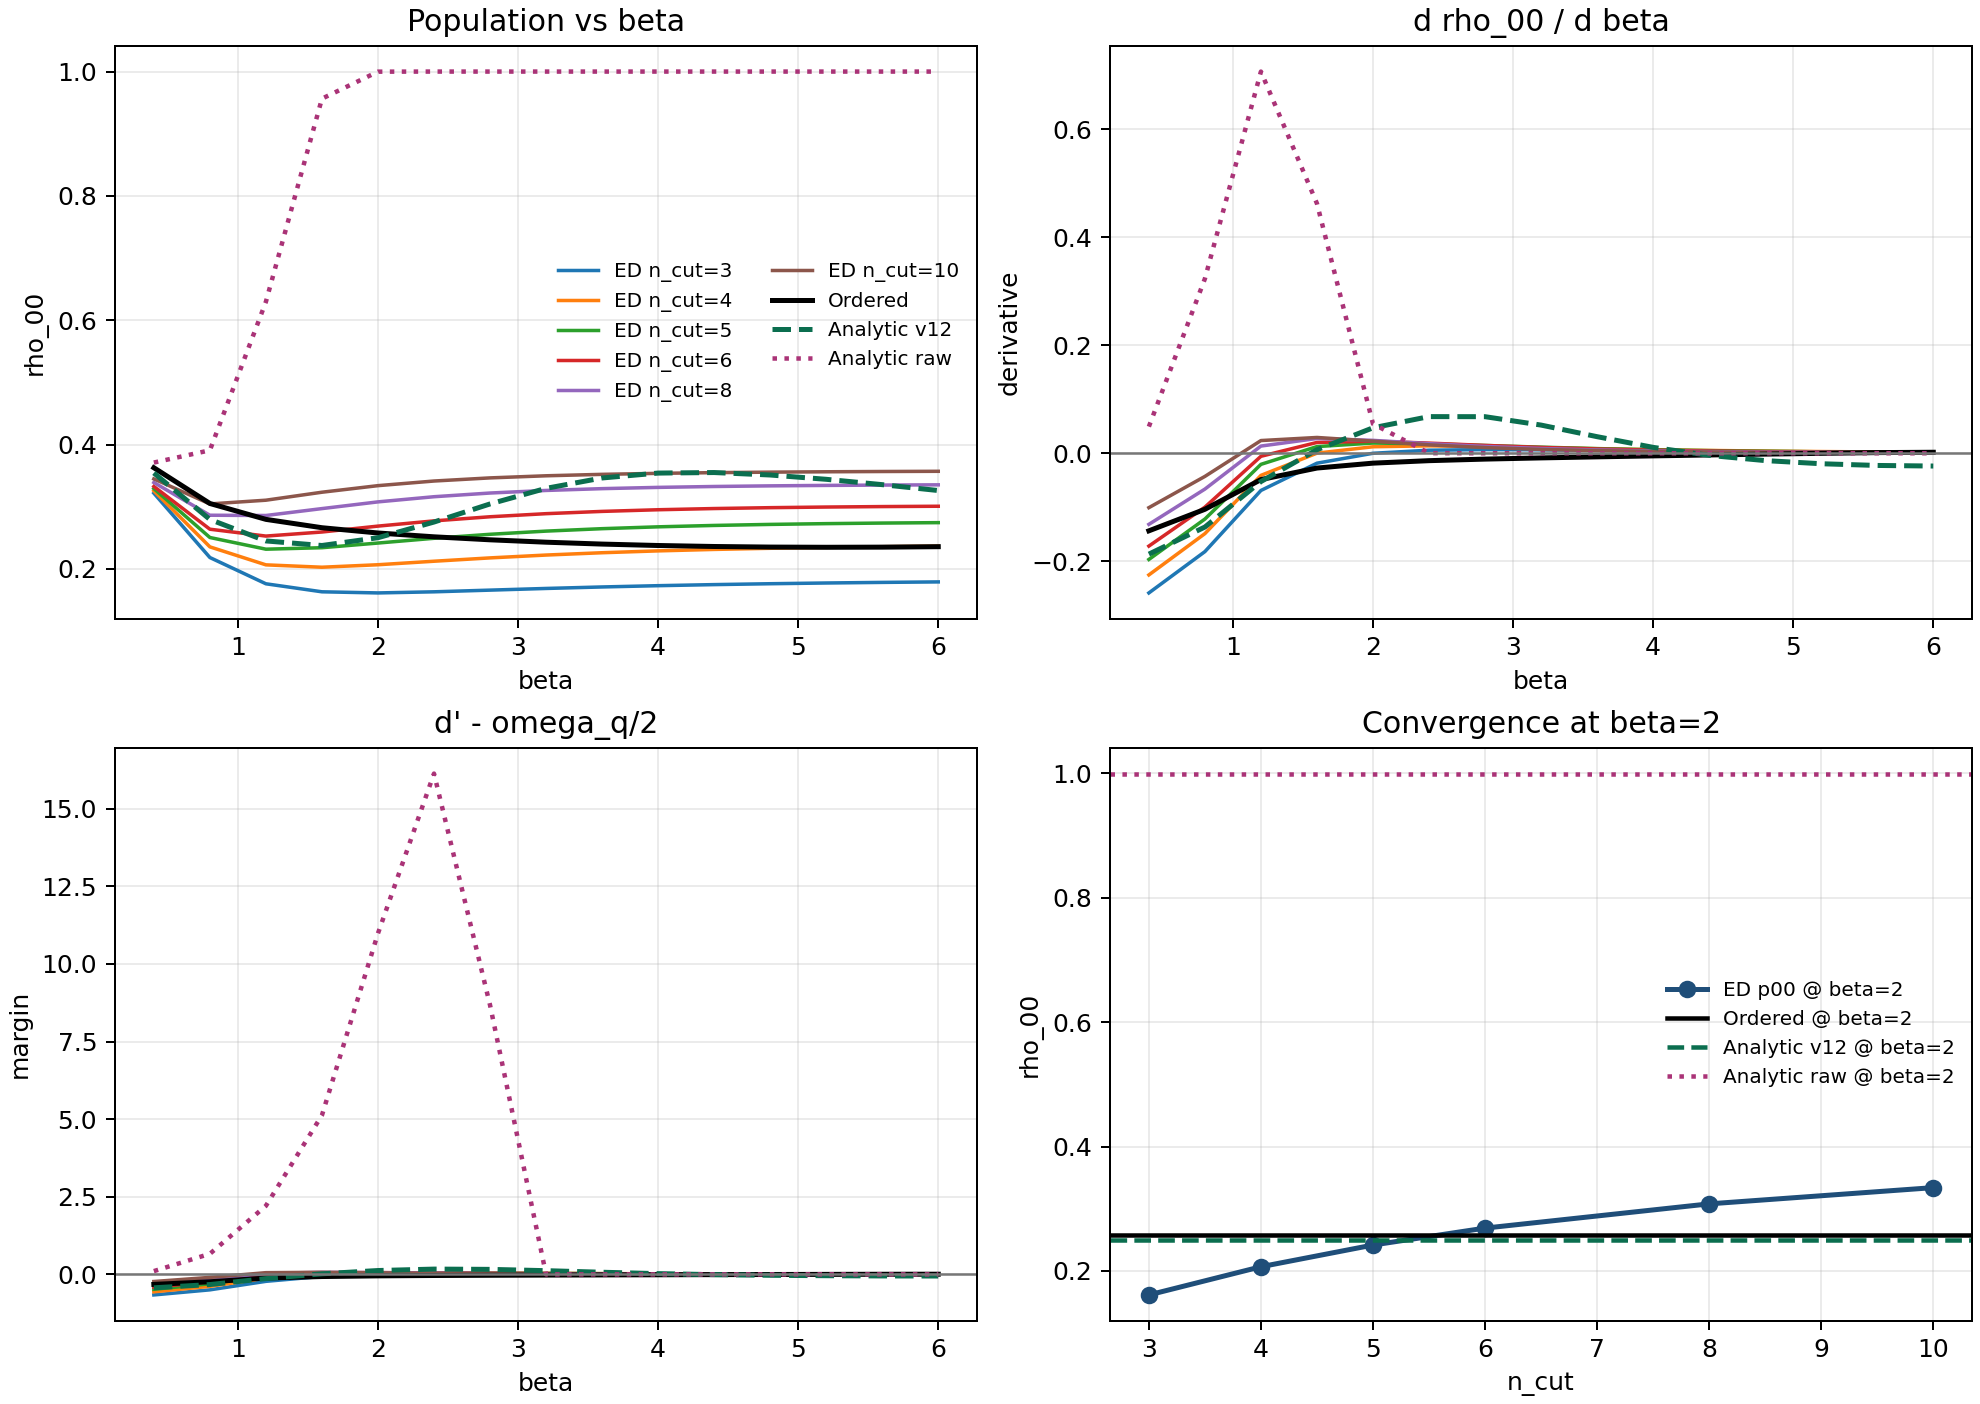

Source code (Python):
"""
Overlay analytic curves onto existing v21 ED convergence data.

This script does NOT compute new ED points.
It reads:
  hmf_ed_beta_rate_convergence_scan_codex_v21.csv
and adds analytic references from the v12 pipeline:
  - analytic_v12: _compact_components(..., use_running=True)
  - analytic_raw: _compact_components(..., use_running=False)
"""

from __future__ import annotations

from pathlib import Path

import matplotlib.pyplot as plt
import numpy as np
import pandas as pd

from hmf_component_normalized_compare_codex_v5 import _compact_components
from hmf_model_comparison_standalone_codex_v1 import BenchmarkConfig as LiteConfig, RenormConfig


def _d_from_p00(beta: float, omega_q: float, p00: float) -> float:
    a = 0.5 * beta * omega_q
    p = float(np.clip(p00, 1e-15, 1.0 - 1e-15))
    return float(a + 0.5 * np.log(p / (1.0 - p)))


def main() -> None:
    out_dir = Path(__file__).resolve().parent
    src_csv = out_dir / "hmf_ed_beta_rate_convergence_scan_codex_v21.csv"
    out_scan_csv = out_dir / "hmf_ed_beta_rate_overlay_from_v21_scan_codex_v27.csv"
    out_summary_csv = out_dir / "hmf_ed_beta_rate_overlay_from_v21_summary_codex_v27.csv"
    out_fig_png = out_dir / "hmf_ed_beta_rate_overlay_from_v21_codex_v27.png"
    out_log_md = out_dir / "hmf_ed_beta_rate_overlay_from_v21_log_codex_v27.md"

    if not src_csv.exists():
        raise FileNotFoundError(f"Missing source scan: {src_csv}")

    df = pd.read_csv(src_csv).copy()
    df = df.sort_values(["n_cut", "beta"]).reset_index(drop=True)

    theta = float(np.pi / 2.0)
    g = 0.5
    omega_q = 2.0
    ren = RenormConfig(scale=1.04, kappa=0.94)

    # Build analytic references once per beta.
    beta_vals = sorted(df["beta"].unique().tolist())
    ref_rows: list[dict[str, float]] = []
    for beta in beta_vals:
        lite = LiteConfig(
            beta=float(beta),
            omega_q=omega_q,
            theta=theta,
            n_modes=40,
            n_cut=1,
            omega_min=0.1,
            omega_max=10.0,
            q_strength=5.0,
            tau_c=0.5,
        )
        p00_v12, _p11_v12, coh_v12, _ratio_v12 = _compact_components(
            lite, g, use_running=True, renorm=ren
        )
        p00_raw, _p11_raw, coh_raw, _ratio_raw = _compact_components(
            lite, g, use_running=False, renorm=ren
        )
        ref_rows.append(
            {
                "beta": float(beta),
                "analytic_v12_p00": float(p00_v12),
                "analytic_v12_coh": float(coh_v12),
                "analytic_raw_p00": float(p00_raw),
                "analytic_raw_coh": float(coh_raw),
                "d_v12": _d_from_p00(beta, omega_q, p00_v12),
                "d_raw": _d_from_p00(beta, omega_q, p00_raw),
            }
        )

    ref = pd.DataFrame.from_records(ref_rows)
    df = df.merge(ref, on="beta", how="left")

    # Ensure derivatives are available/recomputed consistently.
    n_cuts = sorted(df["n_cut"].unique().tolist())
    deriv_rows: list[dict[str, float | int]] = []
    for n_cut in n_cuts:
        gdf = df[df["n_cut"] == n_cut].sort_values("beta")
        b = gdf["beta"].to_numpy(dtype=float)
        h = float(b[1] - b[0])

        if "dp00_dbeta" not in df.columns:
            dp_ed = np.gradient(gdf["ed_p00"].to_numpy(dtype=float), h)
            df.loc[gdf.index, "dp00_dbeta"] = dp_ed
        if "dprime_minus_w2" not in df.columns:
            dprime = np.gradient(gdf["d_ed"].to_numpy(dtype=float), h) - 0.5 * omega_q
            df.loc[gdf.index, "dprime_minus_w2"] = dprime

        diff_ord = gdf["ed_p00"].to_numpy(dtype=float) - gdf["ordered_p00"].to_numpy(dtype=float)
        diff_v12 = gdf["ed_p00"].to_numpy(dtype=float) - gdf["analytic_v12_p00"].to_numpy(dtype=float)
        diff_raw = gdf["ed_p00"].to_numpy(dtype=float) - gdf["analytic_raw_p00"].to_numpy(dtype=float)

        deriv_rows.append(
            {
                "n_cut": int(n_cut),
                "ed_p00_beta2": float(np.interp(2.0, b, gdf["ed_p00"].to_numpy(dtype=float))),
                "rmse_vs_ordered_p00": float(np.sqrt(np.mean(np.square(diff_ord)))),
                "rmse_vs_v12_p00": float(np.sqrt(np.mean(np.square(diff_v12)))),
                "rmse_vs_raw_p00": float(np.sqrt(np.mean(np.square(diff_raw)))),
            }
        )

    summary = pd.DataFrame.from_records(deriv_rows).sort_values("n_cut").reset_index(drop=True)

    # Analytic derivative overlays from beta-only reference.
    ref_line = ref.sort_values("beta")
    b = ref_line["beta"].to_numpy(dtype=float)
    h = float(b[1] - b[0])
    dp_ordered = np.gradient(
        df[df["n_cut"] == n_cuts[0]].sort_values("beta")["ordered_p00"].to_numpy(dtype=float), h
    )
    dp_v12 = np.gradient(ref_line["analytic_v12_p00"].to_numpy(dtype=float), h)
    dp_raw = np.gradient(ref_line["analytic_raw_p00"].to_numpy(dtype=float), h)
    margin_ordered = (
        np.gradient(
            df[df["n_cut"] == n_cuts[0]].sort_values("beta")["d_ordered"].to_numpy(dtype=float), h
        )
        - 0.5 * omega_q
    )
    margin_v12 = np.gradient(ref_line["d_v12"].to_numpy(dtype=float), h) - 0.5 * omega_q
    margin_raw = np.gradient(ref_line["d_raw"].to_numpy(dtype=float), h) - 0.5 * omega_q

    df.to_csv(out_scan_csv, index=False)
    summary.to_csv(out_summary_csv, index=False)

    fig, axes = plt.subplots(2, 2, figsize=(11, 7.8), constrained_layout=True)

    ax = axes[0, 0]
    for n_cut in n_cuts:
        gdf = df[df["n_cut"] == n_cut].sort_values("beta")
        ax.plot(gdf["beta"], gdf["ed_p00"], linewidth=1.4, label=f"ED n_cut={n_cut}")
    ordered_line = df[df["n_cut"] == n_cuts[0]].sort_values("beta")
    ax.plot(ordered_line["beta"], ordered_line["ordered_p00"], color="black", linewidth=2.0, label="Ordered")
    ax.plot(ref_line["beta"], ref_line["analytic_v12_p00"], color="#0B6E4F", linewidth=2.0, linestyle="--", label="Analytic v12")
    ax.plot(ref_line["beta"], ref_line["analytic_raw_p00"], color="#AA3377", linewidth=1.8, linestyle=":", label="Analytic raw")
    ax.set_title("Population vs beta")
    ax.set_xlabel("beta")
    ax.set_ylabel("rho_00")
    ax.grid(alpha=0.25)
    ax.legend(frameon=False, ncol=2, fontsize=8)

    ax = axes[0, 1]
    for n_cut in n_cuts:
        gdf = df[df["n_cut"] == n_cut].sort_values("beta")
        ax.plot(gdf["beta"], gdf["dp00_dbeta"], linewidth=1.4, label=f"ED n_cut={n_cut}")
    ax.plot(b, dp_ordered, color="black", linewidth=2.0, label="Ordered")
    ax.plot(b, dp_v12, color="#0B6E4F", linewidth=2.0, linestyle="--", label="Analytic v12")
    ax.plot(b, dp_raw, color="#AA3377", linewidth=1.8, linestyle=":", label="Analytic raw")
    ax.axhline(0.0, color="#777777", linewidth=1.0)
    ax.set_title("d rho_00 / d beta")
    ax.set_xlabel("beta")
    ax.set_ylabel("derivative")
    ax.grid(alpha=0.25)

    ax = axes[1, 0]
    for n_cut in n_cuts:
        gdf = df[df["n_cut"] == n_cut].sort_values("beta")
        ax.plot(gdf["beta"], gdf["dprime_minus_w2"], linewidth=1.4, label=f"ED n_cut={n_cut}")
    ax.plot(b, margin_ordered, color="black", linewidth=2.0, label="Ordered")
    ax.plot(b, margin_v12, color="#0B6E4F", linewidth=2.0, linestyle="--", label="Analytic v12")
    ax.plot(b, margin_raw, color="#AA3377", linewidth=1.8, linestyle=":", label="Analytic raw")
    ax.axhline(0.0, color="#777777", linewidth=1.0)
    ax.set_title("d' - omega_q/2")
    ax.set_xlabel("beta")
    ax.set_ylabel("margin")
    ax.grid(alpha=0.25)

    ax = axes[1, 1]
    ax.plot(summary["n_cut"], summary["ed_p00_beta2"], "o-", color="#1F4E79", linewidth=2.0, label="ED p00 @ beta=2")
    ax.axhline(float(np.interp(2.0, b, ordered_line["ordered_p00"].to_numpy(dtype=float))), color="black", linewidth=1.8, label="Ordered @ beta=2")
    ax.axhline(float(np.interp(2.0, b, ref_line["analytic_v12_p00"].to_numpy(dtype=float))), color="#0B6E4F", linestyle="--", linewidth=1.8, label="Analytic v12 @ beta=2")
    ax.axhline(float(np.interp(2.0, b, ref_line["analytic_raw_p00"].to_numpy(dtype=float))), color="#AA3377", linestyle=":", linewidth=1.8, label="Analytic raw @ beta=2")
    ax.set_title("Convergence at beta=2")
    ax.set_xlabel("n_cut")
    ax.set_ylabel("rho_00")
    ax.grid(alpha=0.25)
    ax.legend(frameon=False, fontsize=8)

    fig.savefig(out_fig_png, dpi=180)
    plt.close(fig)

    lines: list[str] = []
    lines.append("# ED Overlay From v21 (Codex v27)")
    lines.append("")
    lines.append("No new ED was computed; this overlays analytic curves on existing v21 scan.")
    lines.append("")
    lines.append("| n_cut | ed_p00_beta2 | rmse_vs_ordered_p00 | rmse_vs_v12_p00 | rmse_vs_raw_p00 |")
    lines.append("|---:|---:|---:|---:|---:|")
    for _, r in summary.iterrows():
        lines.append(
            f"| {int(r['n_cut'])} | {r['ed_p00_beta2']:.6f} | {r['rmse_vs_ordered_p00']:.6f} | "
            f"{r['rmse_vs_v12_p00']:.6f} | {r['rmse_vs_raw_p00']:.6f} |"
        )
    out_log_md.write_text("\n".join(lines), encoding="utf-8")

    print("Wrote:", out_scan_csv.name)
    print("Wrote:", out_summary_csv.name)
    print("Wrote:", out_fig_png.name)
    print("Wrote:", out_log_md.name)
    print("")
    print(summary.to_string(index=False))


if __name__ == "__main__":
    main()
